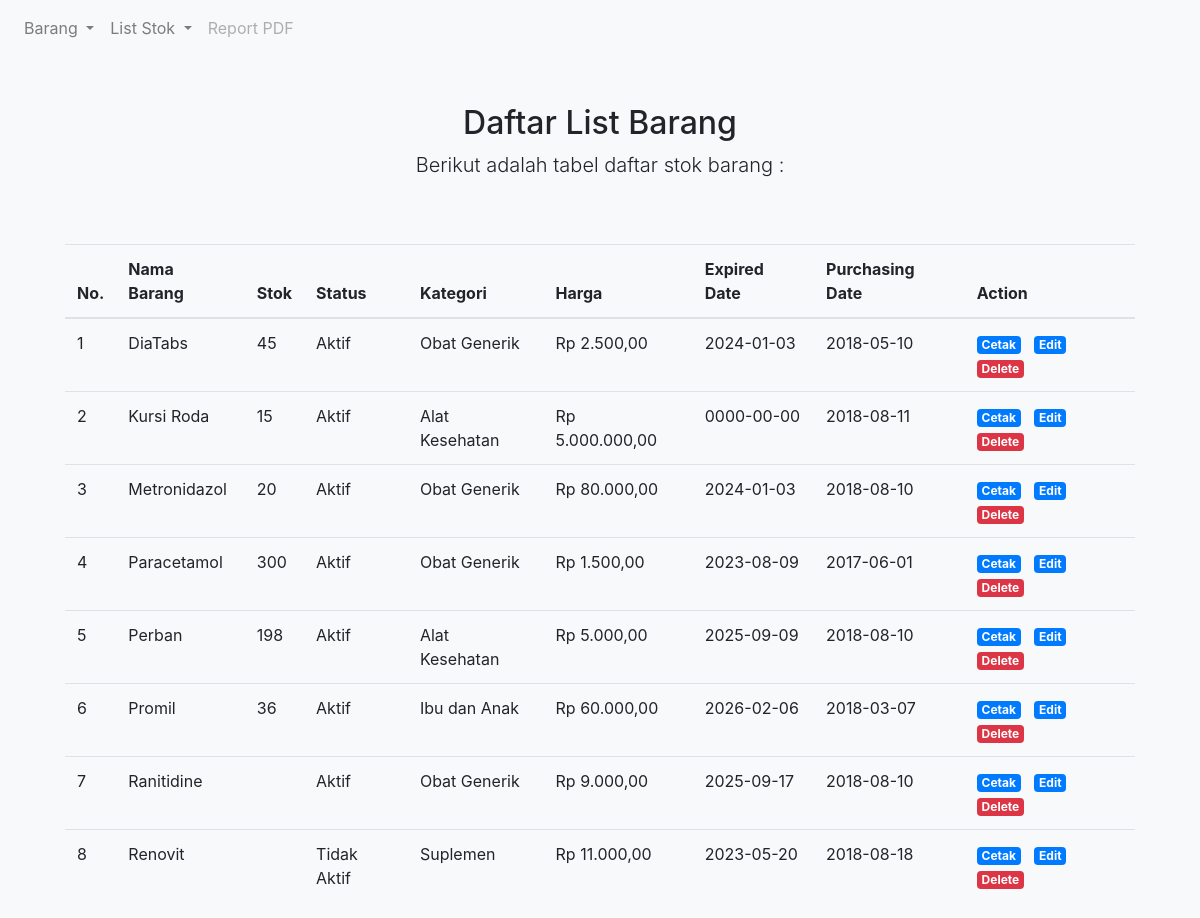
The page / on the database its author committed.
### tables this page shows
CREATE TABLE IF NOT EXISTS `barang` (
  `id` int(11) NOT NULL AUTO_INCREMENT,
  `nama` varchar(100) DEFAULT NULL,
  `stok` int(11) DEFAULT NULL,
  `harga` int(11) DEFAULT '0',
  `expired_date` date DEFAULT '0000-00-00',
  `purchasing_date` date DEFAULT '0000-00-00',
  `status` tinyint(4) NOT NULL DEFAULT '1',
  `kategori_id` varchar(11) NOT NULL,
  `created_at` datetime DEFAULT NULL,
  `updated_at` datetime DEFAULT NULL,
  `deleted_at` datetime DEFAULT NULL,
  PRIMARY KEY (`id`)
);

CREATE TABLE IF NOT EXISTS `kategori` (
  `id` int(11) unsigned NOT NULL AUTO_INCREMENT,
  `nama` varchar(100) DEFAULT NULL,
  PRIMARY KEY (`id`)
);

### application/controllers/Barang.php (called while the page is built, shortened)
<?php
class Barang extends CI_Controller {
	public function __construct()
	{
		$this->load->model('KategoriModel');
		$this->load->model('BarangModel');
		$this->load->model('HargaModel');
		$this->load->library('Pdf');
	}
	public function index()
	{
		$data['barang'] = $this->BarangModel->all();
		$this->load->view('header', $data);
		$this->load->view('barang_index' , $data);
	}
}

### index.php (called while the page is built, shortened)
<?php
require_once BASEPATH.'core/CodeIgniter.php';

### application/models/BarangModel.php (called while the page is built, shortened)
<?php
class BarangModel extends CI_Model
{
	public function all()
	{
		$sql = "select b.id, b.nama, b.stok, b.status, k.nama as kategori, b.harga, b.expired_date, b.purchasing_date
				from barang as b
				join kategori as k on b.kategori_id = k.id
				where b.deleted_at IS NULL
				order by b.nama asc";
		return $this->db->query($sql)->result_array();
	}
}

### application/views/barang_index.php (the view, shortened to what this page needs)
    <div class="container">
      <div class="py-5 text-center">
        <h2>Daftar List Barang</h2>
        <p class="lead">Berikut adalah tabel daftar stok barang :</p>
      </div>
 	<table class="table table-hover">
		<thead>
		    <tr>
		      <th scope="col">No.</th>
          <th scope="col">Nama Barang</th>
		      <th scope="col">Stok</th>
		      <th scope="col">Status</th>
		      <th scope="col">Kategori</th>
		      <th scope="col">Harga</th>
		      <th scope="col">Expired Date</th>
          <th scope="col">Purchasing Date</th>
		      <th scope="col">Action</th>
		    </tr>
		</thead>
		<tbody>
			<?php
			$i=0;
			foreach ($barang as $b) :
			$i++;
			?>
			<tr>
				<td><?php echo $i; ?></td>
        <td><?php echo $b['nama']; ?></td>
				<td><?php echo $b['stok']; ?></td>
				<td><?php if ($b['status']=='1') {
          echo "Aktif";
        } else {
          echo "Tidak Aktif";
        }?>
        </td>
				<td><?php echo $b['kategori']; ?></td>
				<td>Rp <?php echo number_format($b['harga'], 2, ',', '.'); ?></td>
				<td><?php echo $b['expired_date']; ?></td>
        <td><?php echo $b['purchasing_date']; ?></td>
				<td><a href='<?php echo base_url('index.php/barang/kartu_stok/' . $b['id']); ?>'><span class='badge badge-primary'>Cetak</span></a> &nbsp; <a href='<?php echo base_url('index.php/barang/edit/' . $b['id']); ?>'><span class='badge badge-primary'>Edit</span></a> &nbsp; <a href='barang/delete/<?php echo $b['id'];?>'><span class='badge badge-danger'>Delete</span></td>
			</tr>
			<?php endforeach; ?>
		</tbody>
	</table>
  </body>
</html>

### application/views/header.php (shortened to what this page needs)
<!doctype html>
<html lang="en">
  <head>
    <link href="<?php echo base_url('assets/css/bootstrap.min.css'); ?>" rel="stylesheet">
    <link href="<?php echo base_url('assets/css/form-validation.css'); ?>" rel="stylesheet">
  </head>
  <body class="bg-light">
      <nav class="navbar navbar-expand-lg navbar-light bg-light">
            <div class="collapse navbar-collapse" id="navbarSupportedContent">
              <ul class="navbar-nav mr-auto">
                <li class="nav-item dropdown">
                  <a class="nav-link dropdown-toggle" href="<?php echo base_url('index.php/barang/'); ?>" id="navbarDropdown" role="button" data-toggle="dropdown" aria-haspopup="true" aria-expanded="false">
                    Barang
                  </a>
                </li>
                <li class="nav-item dropdown">
                  <a class="nav-link dropdown-toggle" href="#" id="navbarDropdown" role="button" data-toggle="dropdown" aria-haspopup="true" aria-expanded="false">
                    List Stok
                  </a>
                </li>
                <li class="nav-item">
                  <a class="nav-link disabled" href="<?php echo base_url('index.php/transaksi/pdf'); ?>">Report PDF</a>
                </li>
              </ul>
            </div>
      </nav>

### assets/css/form-validation.css (style rules this page uses)
.container { max-width: 1100px; }

### rows shown on the page
barang: nama "DiaTabs", stok "45", status "Aktif", kategori.nama "Obat Generik", harga "2.500,00", expired_date "2024-01-03", purchasing_date "2018-05-10"
barang: nama "Kursi Roda", stok "15", status "Aktif", kategori.nama "Alat Kesehatan", harga "5.000.000,00", expired_date "0000-00-00", purchasing_date "2018-08-11"
barang: nama "Metronidazol", stok "20", status "Aktif", kategori.nama "Obat Generik", harga "80.000,00", expired_date "2024-01-03", purchasing_date "2018-08-10"
barang: nama "Paracetamol", stok "300", status "Aktif", kategori.nama "Obat Generik", harga "1.500,00", expired_date "2023-08-09", purchasing_date "2017-06-01"
barang: nama "Perban", stok "198", status "Aktif", kategori.nama "Alat Kesehatan", harga "5.000,00", expired_date "2025-09-09", purchasing_date "2018-08-10"
barang: nama "Promil", stok "36", status "Aktif", kategori.nama "Ibu dan Anak", harga "60.000,00", expired_date "2026-02-06", purchasing_date "2018-03-07"
barang: nama "Ranitidine", status "Aktif", kategori.nama "Obat Generik", harga "9.000,00", expired_date "2025-09-17", purchasing_date "2018-08-10"
barang: nama "Renovit", status "Tidak Aktif", kategori.nama "Suplemen", harga "11.000,00", expired_date "2023-05-20", purchasing_date "2018-08-18"
